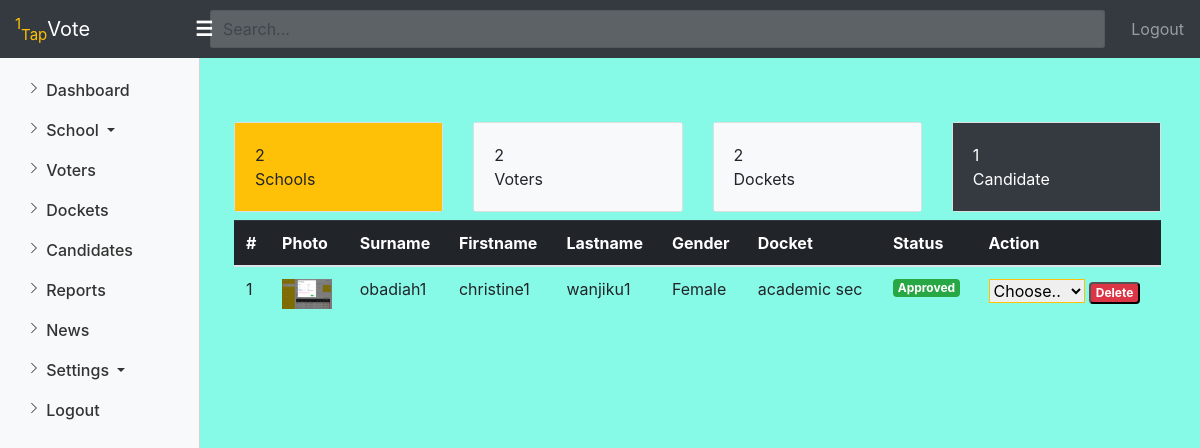
/app/admin/candidates.php (signed in), run on the app's committed database.
### tables this page shows
CREATE TABLE candidate
(
  candidate_id INT(11) NOT NULL AUTO_INCREMENT,
  status enum('0','1','2') DEFAULT '0',
  docket_id INT NOT NULL,
  voter_id INT NOT NULL,
  PRIMARY KEY (candidate_id),
  FOREIGN KEY (docket_id) REFERENCES docket(docket_id) ON DELETE CASCADE ON UPDATE CASCADE,
  FOREIGN KEY (voter_id) REFERENCES Voter(voter_id) ON DELETE CASCADE ON UPDATE CASCADE
);

CREATE TABLE Voter
(
  voter_id INT(11) NOT NULL AUTO_INCREMENT,
  lastname VARCHAR(100) NOT NULL,
  firstname VARCHAR(100) NOT NULL,
  surname VARCHAR(100) NOT NULL,
  gender VARCHAR(50) NOT NULL,
  email VARCHAR(100) NOT NULL,
  password VARCHAR(100) NOT NULL DEFAULT '$2y$10$JHeA1NivFGas5/bn4yQ0aOZKW87GQnjbIlow4b03cElfZw8uS2nKy',
  photo VARCHAR(100) DEFAULT NULL,
  exp_date DATE DEFAULT NULL,
  reset_link_token VARCHAR(200) DEFAULT NULL,
  course_id INT NOT NULL,
  PRIMARY KEY (voter_id),
  FOREIGN KEY (course_id) REFERENCES course(course_id)
);

CREATE TABLE docket
(
  docket_id INT(11) NOT NULL AUTO_INCREMENT,
  docket_name VARCHAR(100) NOT NULL,
  is_global enum('1','0') DEFAULT '1',
  created_on TIMESTAMP DEFAULT CURRENT_TIMESTAMP,
  PRIMARY KEY (docket_id)
);

### api/candidate.php (the view, shortened to what this page needs)
<?php
function get_candidate($conn){
$candidate="SELECT c.candidate_id,c.status,v.firstname,v.lastname,v.surname,v.gender,v.photo,d.docket_name FROM candidate c JOIN Voter v on c.voter_id = v.voter_id JOIN docket d on c.docket_id = d.docket_id ORDER BY candidate_id DESC";
    $result = $conn->query($candidate);
    $no = 0;
    if ($result->num_rows > 0) {
        while ($row = $result->fetch_assoc()) {
            $no ++;
            if ($row['status'] == 2) {
                $status = '<p><span class="badge badge-success">Approved</span></p>';
            } elseif($row['status'] == 0) {
             $status = '<p><span class="badge badge-warning">Pending</span></p>';
            } else {
             $status = '<p><span class="badge badge-danger">Rejected</span></p>';
            }
           echo '<tr>
<td>'.$no.'</td>
<td><img src="./../../uploads/'.$row['photo'].'" class="photo"  alt="" height="30px" width="50px"></td>
<td>'.$row['surname'].'</td>
<td>'.$row['firstname'].'</td>
<td>'.$row['lastname'].'</td>
<td>'.$row['gender'].'</td>
<td>'.$row['docket_name'].'</td>
<td>'.$status.'</td>
<td>
<select class="border-warning" onchange="candidate_status(this.value,'.$row['candidate_id'].')">
            <option selected="true" disabled="disabled">Choose..</option>
            <option value="1" class="bg-danger">Rejected</option>
            <option value="2" class="bg-success">Approved</option>
            <option value="0" class="bg-warning">Pending</option>
        </select>
<button type="button" class="badge badge-danger btn-sm delete" data-id='.$row['candidate_id'].'>Delete</button>
</td>
            </tr>';
        }
    } else {
        echo "0 results";
    }
}
?>

### assets/css/custom.css (style rules this page uses)
* { box-sizing: border-box; margin: 0; padding: 0; }
:root { --maincolor: rgb(135, 250, 231); --white: #fff; }
body { background-color: var(--maincolor); }

### data on the page
candidate: voter.photo (picture), voter.surname "obadiah1", voter.firstname "christine1", voter.lastname "wanjiku1", voter.gender "Female", docket.docket_name "academic sec", status "Approved"

### other printed values
$row[0] "2"
$row[0] "1"
